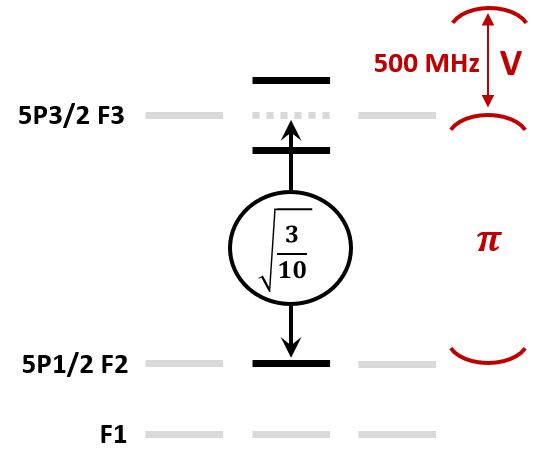
#> input picture code/simulations/phase_gate_simulations/r_pi_up.png, 545 x 469 px
$ python r_theory_atomphotongate_tobi.py
#> lines starting #> are read from the running program, lines starting #| are printed output that depends on the picture
# -*- coding: utf-8 -*-
"""
Created on Thu Jun 20 15:04:32 2024

@author: tfrank
"""

import pandas as pd
import matplotlib.pyplot as plt
import numpy as np
from matplotlib.offsetbox import OffsetImage, AnnotationBbox

#%% Parameters


# involved Clebsch-Gorden coefficient D2 line (F2 -> F'3):
mu0 = -np.sqrt(1/6)  # pi (mf2 -> mf2) #reference transition
mu1 = -np.sqrt(3/10) # pi (mf0 -> mf0)
mu2 = np.sqrt(1/5)   # sigma+/- (mf0 -> mf+/-1)

g0_KC = 2 * np.pi * 0.0438 # coupling strength (F2mf2 -> F'3mf2) # reference transition measured value from M. Brekenfeld thesis
g_pi_KC = g0_KC*(mu1/mu0) # coupling strength (F2mf0 -> F'3mf0) sigma- good
g_sp_KC = g0_KC*(mu2/mu0) # coupling strength (F2mf0 -> F'3mf+1) sigma+ good
g_sm_KC = g0_KC*(mu2/mu0) # coupling strength (F2mf0 -> F'3mf-1) sigma- good


G = [["g0_KC/2pi", g0_KC*1000/(2*np.pi), "pi","(F2mf2 -> F'3mf2)"],
     ["g_pi_KC/2pi", g_pi_KC*1000/(2*np.pi), "pi","(F2mf0 -> F'3mf0)"],
     ["g_sp_KC/2pi", g_sp_KC*1000/(2*np.pi), "sigma+","(F2mf0 -> F'3mf+1)"],
     ["g_sm_KC/2pi", g_sm_KC*1000/(2*np.pi), "sigma-","(F2mf0 -> F'3mf-1)"]
     ]


headers = ["coupling","(MHz)", "pol","transition"]
df = pd.DataFrame(G, columns=headers)
print(df)


kappa = 2 * np.pi * 0.063 # cavity dissipation rate
kappa_oc = 2 * np.pi * 0.054 # outcoupling rate
gamma_5P32_5S = 2 * np.pi* 0.006065 / 2  # atom dissipation rate

MM_rf = 0.99
MM_fc = 0.9

# approximation for small detuning?
def r_atom_in_cavity(d_c,d_a,g,kappa, kappa_oc, MM_rf, MM_fc,gamma):
    C_d = g**2/(2*(gamma+1j*d_a)*(kappa+1j*d_c))
    return(MM_rf-(MM_fc**2)*2*kappa_oc/((kappa+1j*d_c)*(2*C_d+1)))

def r_empty_cavity(d_c,kappa, kappa_oc, MM_rf, MM_fc):
    return(MM_rf-(MM_fc**2)*2*kappa_oc/(kappa+1j*d_c))

#%% Atom in F = 2 mf = 0
d_list = np.linspace(-0.5,0.5,1000)

d_c_V = 2 * np.pi * 0.5
d_c_pi = 2 * np.pi * 0
d_a_V = 2 * np.pi * 0
d_a_pi = 2 * np.pi * 0

r1_sp = r_atom_in_cavity(d_c_V,d_a_V,g_sp_KC,kappa, kappa_oc, MM_rf, MM_fc,gamma_5P32_5S*(1/5+4/15+1/30)) # equal to sm
r2 = r_atom_in_cavity(d_c_pi,d_a_pi,g_sm_KC,kappa, kappa_oc, MM_rf, MM_fc,gamma_5P32_5S*(3/10+1/10+1/10))

# Reflection curve
r_up_sp_list = []
r_up_pi_list = []

for d in d_list:
    r_up_sp_list.append(r_atom_in_cavity(d_c_V+2*np.pi*d,d_a_V+2*np.pi*d,g_sp_KC,kappa, kappa_oc, MM_rf, MM_fc,gamma_5P32_5S*(1/3+1/6))) # equal to sm
    r_up_pi_list.append(r_atom_in_cavity(d_c_pi+2*np.pi*d,d_a_pi+2*np.pi*d,g_pi_KC,kappa, kappa_oc, MM_rf, MM_fc,gamma_5P32_5S*(1/10+1/10+3/10)))


#%% Atom in mf = -1
d_c_V = 2 * np.pi * 0.5
d_c_pi = 2 * np.pi * 0
d_a_V = 2 * np.pi * 6.8
d_a_pi = 2 * np.pi * 6.3

r3 = r_atom_in_cavity(d_c_V,d_a_V,g_sp_KC,kappa, kappa_oc, MM_rf, MM_fc,gamma_5P32_5S)
r4 = r_atom_in_cavity(d_c_pi,d_a_pi,g_sm_KC,kappa, kappa_oc, MM_rf, MM_fc,gamma_5P32_5S)

# Reflection curve
r_down_sp_list = [] #atom sits in down state, photon is sigma+ (similar for sigma-)
r_down_pi_list = [] #atom sits in down state, photon is pi

for d in d_list:
    r_down_sp_list.append(r_atom_in_cavity(d_c_V+2*np.pi*d,d_a_V+2*np.pi*d,g_sp_KC,kappa, kappa_oc, MM_rf, MM_fc,gamma_5P32_5S*(1/3+1/6)))
    r_down_pi_list.append(r_atom_in_cavity(d_c_pi+2*np.pi*d,d_a_pi+2*np.pi*d,g_pi_KC,kappa, kappa_oc, MM_rf, MM_fc,gamma_5P32_5S*(1/2)))


# plt.plot(d_list,r3_list)
# plt.plot(d_list,r4_sp_list)
# plt.axvline(x=0.0)

#%% store data
r_list = [r1_sp,r2,r3,r4]
r_data = [["r1_sp",r1_sp],
          ["r2",r2],
          ["r3",r3],
          ["r4",r4]
          ]

headers2 = ["coefficient","theory"]
df2 = pd.DataFrame(r_data, columns=headers2)

print(df2)
#%% Plotting
image_pi_up = plt.imread('r_pi_up.png')
#> image_pi_up is the input picture: shape (469, 545, 4) float32; mean R, G, B, A 0.0598, 0.0505, 0.0505, 0.0866
image_sp_up = plt.imread('r_sp_up.png')
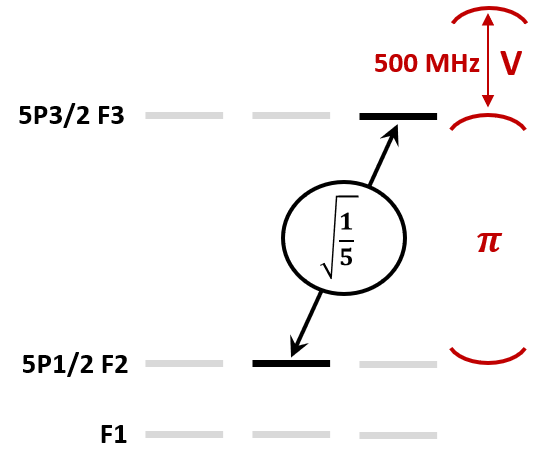
#> input picture code/simulations/phase_gate_simulations/r_sp_up.png, 546 x 469 px
#> image_sp_up is the input picture: shape (469, 546, 4) float32; mean R, G, B, A 0.0597, 0.0503, 0.0503, 0.084
image_pi_down = plt.imread('r_pi_down.png')
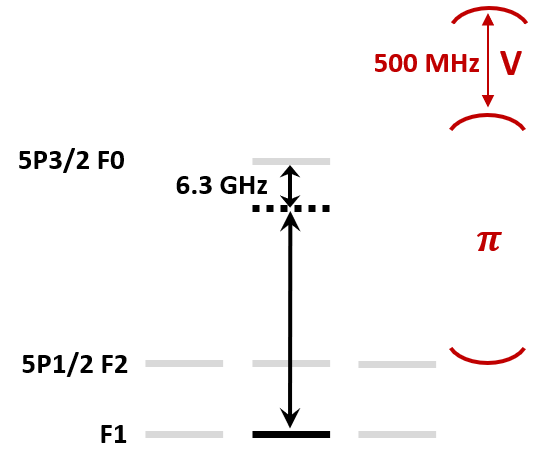
#> input picture code/simulations/phase_gate_simulations/r_pi_down.png, 545 x 469 px
#> image_pi_down is the input picture: shape (469, 545, 4) float32; mean R, G, B, A 0.0203, 0.011, 0.011, 0.041
image_sp_down = plt.imread('r_sp_down.png')
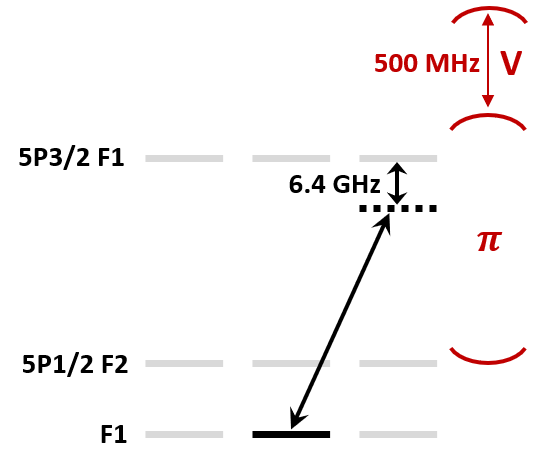
#> input picture code/simulations/phase_gate_simulations/r_sp_down.png, 546 x 469 px
#> image_sp_down is the input picture: shape (469, 546, 4) float32; mean R, G, B, A 0.024, 0.0146, 0.0146, 0.0454
#
fig, ax = plt.subplots(2, 2,figsize= (18,9))

ax[0, 0].plot(d_list,r_up_sp_list, 'r') #row=0, col=0
ax[0, 0].axvline(x=0.0)
ax[0, 0].add_artist(AnnotationBbox(OffsetImage(image_sp_up,zoom=0.34), (0.42,0.35),frameon=True))
ax[0, 0].set_xlabel('detuning in (GHz)')
ax[0, 0].set_ylabel('reflectivity')
# ax[0, 0].text(r_list[0],fontsize=40)

ax[1, 0].plot(d_list,r_up_pi_list, 'b') #row=1, col=0
ax[1, 0].axvline(x=0.0)
ax[1, 0].add_artist(AnnotationBbox(OffsetImage(image_pi_up,zoom=0.34), (0.42,0.35),frameon=True))
ax[1, 0].set_xlabel('detuning in (GHz)')
ax[1, 0].set_ylabel('reflectivity')

ax[0, 1].plot(d_list,r_down_sp_list, 'g') #row=0, col=1
ax[0, 1].axvline(x=0.0)
ax[0, 1].add_artist(AnnotationBbox(OffsetImage(image_sp_down,zoom=0.34), (0.42,0.35),frameon=True))
ax[0, 1].set_xlabel('detuning in (GHz)')
ax[0, 1].set_ylabel('reflectivity')

ax[1, 1].plot(d_list,r_down_pi_list, 'k') #row=1, col=1
ax[1, 1].axvline(x=0.0)
ax[1, 1].add_artist(AnnotationBbox(OffsetImage(image_pi_down,zoom=0.34), (0.42,0.35),frameon=True))
ax[1, 1].set_xlabel('detuning in (GHz)')
ax[1, 1].set_ylabel('reflectivity')

plt.show()
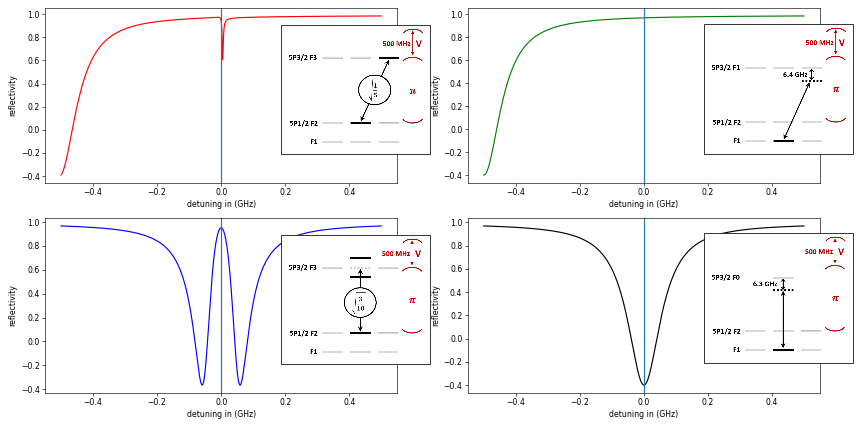
#> figure drawn by matplotlib, 4 panels; panel 1: curve peaks at x = 0.5, y = 0.984; panel 2: curve peaks at x = 0.5, y = 0.985; panel 3: curve peaks at x = -0.5, y = 0.968; panel 4: curve peaks at x = -0.5, y = 0.968
